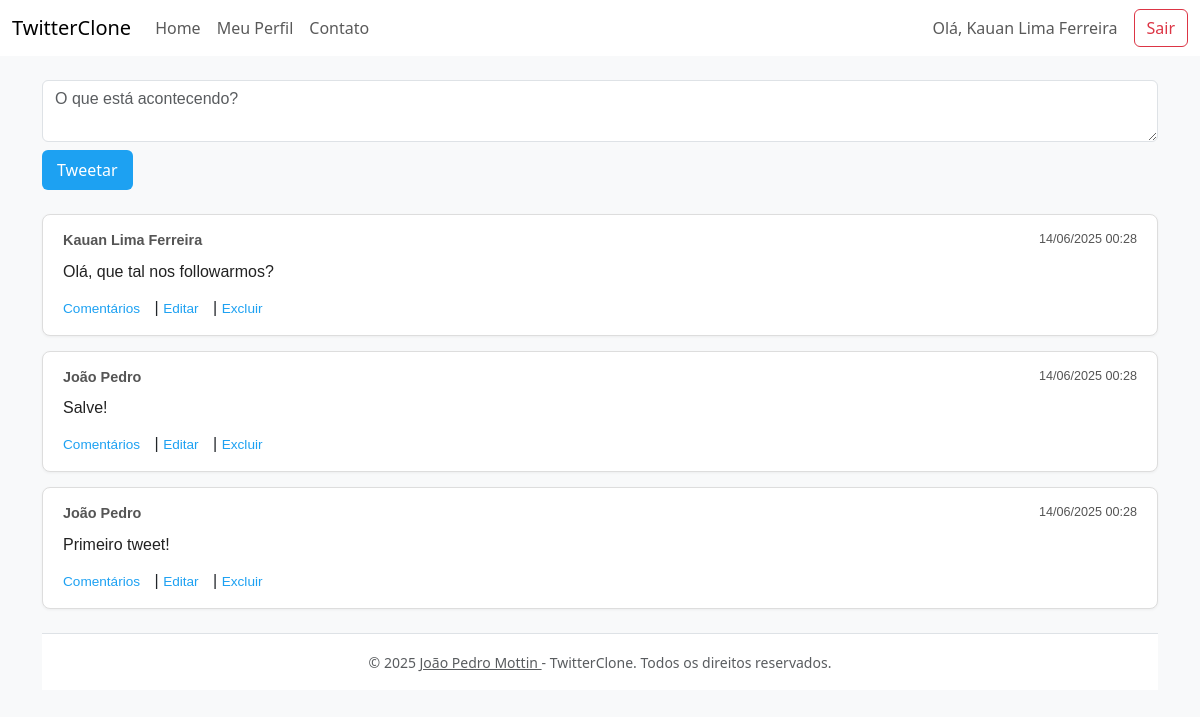
The app's page /?url=home (signed in) with its own data.
### tables this page shows
CREATE TABLE `tweets` (
  `id` int(11) NOT NULL AUTO_INCREMENT,
  `user_id` int(11) NOT NULL,
  `texto` text NOT NULL,
  `criado_em` datetime DEFAULT current_timestamp(),
  PRIMARY KEY (`id`),
  KEY `user_id` (`user_id`)
);

CREATE TABLE `users` (
  `id` int(11) NOT NULL AUTO_INCREMENT,
  `nome` varchar(100) NOT NULL,
  `email` varchar(100) NOT NULL,
  `senha` varchar(255) NOT NULL,
  `cpf` varchar(14) NOT NULL,
  `data_nascimento` date NOT NULL,
  PRIMARY KEY (`id`),
  UNIQUE KEY `email` (`email`)
);

### controllers/TweetController.php (called while the page is built, shortened)
<?php
require_once __DIR__ . '/../models/Tweet.php';
require_once __DIR__ . '/../config/db.php';
class TweetController {
    public function timeline()
    {
        $tweetModel = new Tweet(Conexao::getConexao());
        $tweets = $tweetModel->getAllWithUser();
        require 'views/partials/header.php';
        require 'views/timeline.php';
        require 'views/partials/footer.php';
    }
}

### config/db.php (called while the page is built)
<?php
abstract class Conexao {
    private static $pdo;
    public static function getConexao() {
        if (!isset(self::$pdo)) {
            try {
                self::$pdo = new PDO("mysql:host=localhost;port=3306;dbname=Twitterclone;charset=utf8", "root", "");
                self::$pdo->setAttribute(PDO::ATTR_ERRMODE, PDO::ERRMODE_EXCEPTION);
            } catch (PDOException $e) {
                die("Erro de conexão: " . $e->getMessage());
            }
        }
        return self::$pdo;
    }
}
?>

### models/Tweet.php (called while the page is built, shortened)
<?php
require_once __DIR__ . '/../config/db.php';
class Tweet {
    private $db;
    public function __construct($db) {
        $this->db = $db;
    }
    public function getAllWithUser() {
        $stmt = $this->db->query('
            SELECT t.id, t.texto, u.nome, t.criado_em
            FROM tweets t
            JOIN users u ON u.id = t.user_id
            ORDER BY t.id DESC
        ');
        return $stmt->fetchAll();
    }
}

### views/timeline.php (the view, shortened to what this page needs)
<link rel="stylesheet" href="css/timeline.css">
<form method="POST" class="mb-4">
    <textarea name="texto" rows="2" class="form-control" placeholder="O que está acontecendo?" required></textarea>
    <button class="btn btn-primary mt-2">Tweetar</button>
</form>
<?php foreach ($tweets as $t): ?>
    <div class="tweet">
        <div class="tweet-header">
            <strong><?php echo htmlspecialchars($t['nome']); ?></strong>
            <small><?php echo date('d/m/Y H:i', strtotime($t['criado_em'])); ?></small>
        </div>
        <p class="tweet-text"><?php echo nl2br(htmlspecialchars($t['texto'])); ?></p>
        <div class="tweet-actions">
            <a href="?url=tweet/<?php echo $t['id']; ?>">Comentários</a> |
            <a href="?url=tweet/editar/<?php echo $t['id']; ?>">Editar</a> |
            <a href="?url=tweet/excluir/<?php echo $t['id']; ?>" onclick="return confirm('Tem certeza que deseja excluir?');">Excluir</a>
        </div>
    </div>
<?php endforeach; ?>

### css/timeline.css (style rules this page uses)
.tweet { background: #fff; border: 1px solid #ddd; border-radius: 8px; padding: 15px 20px; margin-bottom: 15px; box-shadow: 0 1px 3px rgba(0,0,0,0.05); font-family: Arial, sans-serif; }
.tweet-header { display: flex; justify-content: space-between; margin-bottom: 8px; font-size: 0.9rem; color: #555; }
.tweet-text { font-size: 1rem; color: #222; white-space: pre-wrap; margin-bottom: 12px; }
.tweet-actions a { color: #1da1f2; text-decoration: none; font-size: 0.85rem; margin-right: 10px; }
form textarea.form-control { resize: vertical; min-height: 60px; font-size: 1rem; font-family: Arial, sans-serif; }
form button.btn-primary { background-color: #1da1f2; border: none; padding: 8px 15px; font-size: 1rem; cursor: pointer; }

### records on screen
tweets: user.nome "Kauan Lima Ferreira", criado_em "14/06/2025 00:28", texto "Olá, que tal nos followarmos?"
tweets: user.nome "João Pedro", criado_em "14/06/2025 00:28", texto "Salve!"
tweets: user.nome "João Pedro", criado_em "14/06/2025 00:28", texto "Primeiro tweet!"

### other values on screen
$_SESSION['user_nome'] "Kauan Lima Ferreira"
